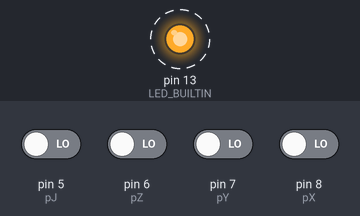
Bench run of a sketch on a simulated Arduino Mega 2560, built with avr-gcc and run on an emulated ATmega2560. On the bench: output pins drawn as LEDs (lit = HIGH). Dashed ring = blinking. The inputs (shaded band) are chosen by the test bench; at power-on: pin 5 (pJ), pin 6 (pZ), pin 7 (pY), pin 8 (pX) LOW.

Above: at 100.5 s.
Timing chart, 0 to 104.6 s (numbered marks = the images above):
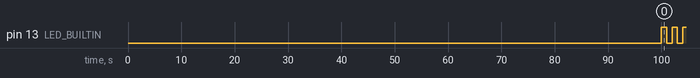

Measured:
- by itself, pin 13 (LED_BUILTIN): alternates HIGH for 1.0 s and LOW for 1.0 s

The sketch:

T-1000.ino
```cpp
int pX = 8;
int pY = 7;
int pZ = 6;
int pJ = 5;
int oX = 497;
int oY = 497;
int oZ = 507;
int oJ = 517;
int dj[] = {0, 0, 0, 0};

int boot = 1;

void setup() {
  Serial.begin(9600);
  Serial1.begin(115200);
  pinMode(pX, INPUT);
  pinMode(pY, INPUT);
  pinMode(pZ, INPUT);
  pinMode(pJ, INPUT);

  pinMode(LED_BUILTIN, OUTPUT);


  if (boot == 1) {
    int x = digitalRead(8);
    int y = digitalRead(7);
    int z = digitalRead(6);
    int j = digitalRead(5);
    Serial1.println(x);
    Serial1.println(x);
    Serial1.println(z);
    Serial1.println(j);
    delay(100000);
  }
}


void loop() {
  int x = digitalRead(pX) - oX;
  int y = digitalRead(pY) - oY;
  int z = digitalRead(pZ) - oZ;
  int j = digitalRead(pJ) - oJ;

  if(x > -50 && x < 50) dj[0] = 0;
  if(y > -50 && y < 50) dj[1] = 0;
  if(x < -51) dj[0] = -1;
  if(y < -51) dj[1] = -1;
  if(x > 51) dj[0] = 1;
  if(y > 51) dj[1] = 1;

  if(z > -50 && z < 50) dj[2] = 0;
  if(j > -50 && j < 50) dj[3] = 0;
  if(z < -51) dj[2] = -1;
  if(j < -51) dj[3] = -1;
  if(z > 51) dj[2] = 1;
  if(j > 51) dj[3] = 1;

 Serial1.print(dj[0]);
 Serial1.print(" ");
 Serial1.print(dj[1]);
 Serial1.print(" ");
 Serial1.print(dj[2]);
 Serial1.print(" ");
 Serial1.print(dj[3]);
 Serial1.println(" ");

 digitalWrite(LED_BUILTIN, HIGH);  // turn the LED on (HIGH is the voltage level)
  delay(1000);                      // wait for a second
  digitalWrite(LED_BUILTIN, LOW);   // turn the LED off by making the voltage LOW
  delay(1000);

//  Serial.print(x);
//  Serial.print(" ");
//  Serial.print(y);
//  Serial.print(" ");
//  Serial.print(z);
//  Serial.print(" ");
//  Serial.print(j);
//  Serial.println(" ");
}
```
